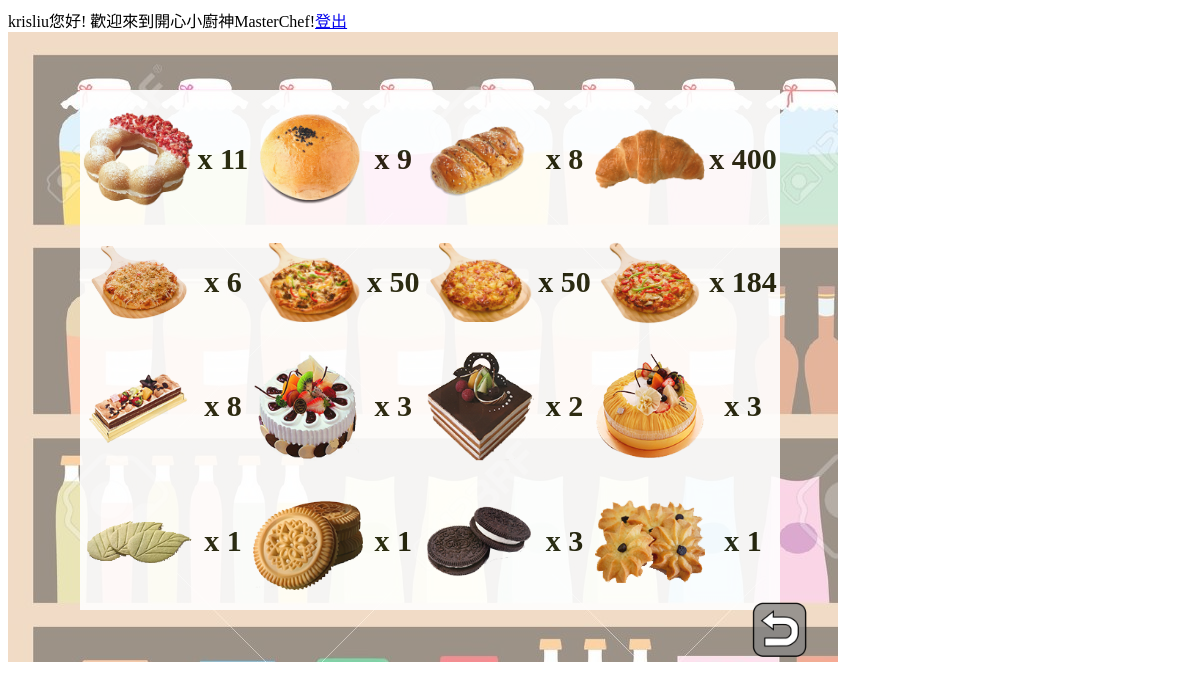
The app's page /masterchef/equipment.php (signed in) with its own data.
### tables this page shows
CREATE TABLE IF NOT EXISTS `breadoven` (
  `uid` int(11) NOT NULL,
  `user` varchar(11) NOT NULL,
  `name` varchar(20) NOT NULL,
  `amount` int(11) NOT NULL,
  `exp` int(11) NOT NULL,
  `time` int(11) NOT NULL,
  `cash` int(11) NOT NULL,
  `sold` int(11) NOT NULL,
  `status` int(11) NOT NULL
);

CREATE TABLE IF NOT EXISTS `pizzaoven` (
  `uid` int(11) NOT NULL,
  `user` varchar(11) NOT NULL,
  `name` varchar(20) NOT NULL,
  `amount` int(11) NOT NULL,
  `exp` int(11) NOT NULL,
  `time` int(11) NOT NULL,
  `cash` int(11) NOT NULL,
  `sold` int(11) NOT NULL,
  `status` int(11) NOT NULL
);

CREATE TABLE IF NOT EXISTS `cakeoven` (
  `uid` int(11) NOT NULL,
  `user` varchar(11) NOT NULL,
  `name` varchar(20) NOT NULL,
  `amount` int(11) NOT NULL,
  `exp` int(11) NOT NULL,
  `time` int(11) NOT NULL,
  `cash` int(11) NOT NULL,
  `sold` int(11) NOT NULL,
  `status` int(11) NOT NULL
);

CREATE TABLE IF NOT EXISTS `cookieoven` (
  `uid` int(11) NOT NULL,
  `user` varchar(11) NOT NULL,
  `name` varchar(20) NOT NULL,
  `amount` int(11) NOT NULL,
  `exp` int(11) NOT NULL,
  `time` int(11) NOT NULL,
  `cash` int(11) NOT NULL,
  `sold` int(11) NOT NULL,
  `status` int(11) NOT NULL
);

### masterchef/equipment.php (the view, shortened to what this page needs)
<?php
require("config.php");
?>
<head>
</head>
<html>
<body>
<div class="Back" style="z-index:15">
<a href="shop.php"><img src="pics/unnamed.png" id="back" width="60px" height="auto" ></a>
</div>
<div class="bake">
<table class="equipment">
<?php
$sql = "select * from breadoven where amount>0;";
$results=mysqli_query($conn,$sql);
echo "<tr>";
while ($rs=mysqli_fetch_array($results)) {
	$src = $rs['name'];
	echo "<td><img src =\"pics\\{$src}.png\" width=\"110px\"></td>";
	echo "<td>x " , $rs['amount'] ,"</td>" ;
}
echo "</tr>";
echo "<tr>";
$sql2 = "select * from pizzaoven where amount>0;";
$results2=mysqli_query($conn,$sql2);
while ($rs2=mysqli_fetch_array($results2)) {
	$src2 = $rs2['name'];
	echo "<td><img src =\"pics\\{$src2}.png\" width=\"110px\"></td>";
	echo "<td>x " , $rs2['amount'] ,"</td>" ;
}
echo "</tr>";
echo "<tr>";
$sql3 = "select * from cakeoven where amount>0;";
$results3=mysqli_query($conn,$sql3);
while ($rs3=mysqli_fetch_array($results3)) {
	$src3 = $rs3['name'];
	echo "<td><img src =\"pics\\{$src3}.png\" width=\"110px\"></td>";
	echo "<td>x " , $rs3['amount'] ,"</td>" ;
}
echo "</tr>";
echo "<tr>";
$sql4 = "select * from cookieoven where amount>0;";
$results4=mysqli_query($conn,$sql4);
while ($rs4=mysqli_fetch_array($results4)) {
	$src4 = $rs4['name'];
	echo "<td><img src =\"pics\\{$src4}.png\" width=\"110px\"></td>";
	echo "<td>x " , $rs4['amount'] ,"</td>" ;
}
echo "</tr>";
?>
</table>
</div>
</body>
</html>

### masterchef/equipment.php (style rules this page uses)
.Back { width: 150px; height: 100px; position: absolute; left: 750px; top: 600px; }
.bake { position: absolute; left: 80px; top: 90px; z-index: 10; opacity:0.9; }
table { width: 700px; height: 520px; text-align: center; background-color: white; z-intex: 8px; }
tr td { font-size: 30px; color: #191a00; font-family: cursive; font-weight: bolder; }

### records on screen
breadoven: name (picture), amount "11"
breadoven: name (picture), amount "9"
breadoven: name (picture), amount "8"
breadoven: name (picture), amount "400"
pizzaoven: name (picture), amount "6"
pizzaoven: name (picture), amount "50"
pizzaoven: name (picture), amount "50"
pizzaoven: name (picture), amount "184"
cakeoven: name (picture), amount "8"
cakeoven: name (picture), amount "3"
cakeoven: name (picture), amount "2"
cakeoven: name (picture), amount "3"
cookieoven: name (picture), amount "1"
cookieoven: name (picture), amount "1"
cookieoven: name (picture), amount "3"
cookieoven: name (picture), amount "1"
